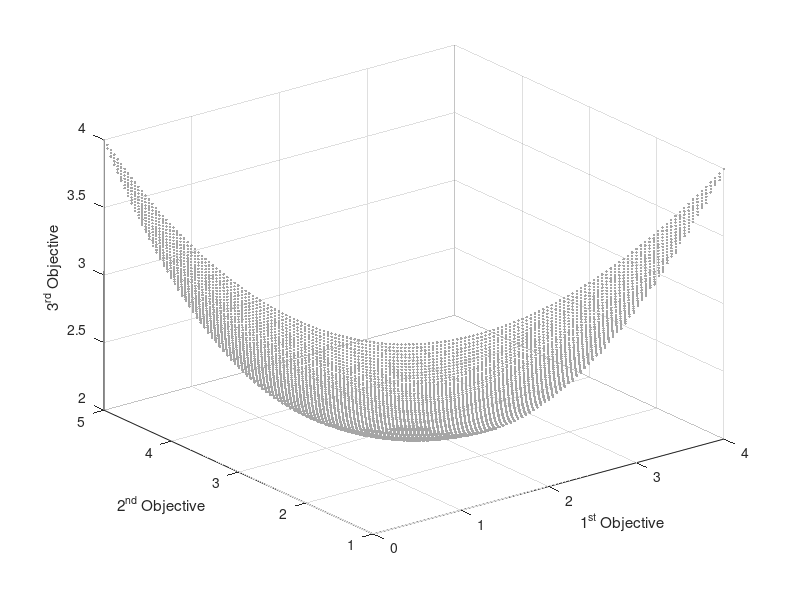

The MATLAB source for this figure:
load('Viennet1.mat');

% scatter3(PF(:, 1), PF(:, 2), PF(:, 3), 'c.');
% scatter3(PF(:, 1), PF(:, 2), PF(:, 3), 'filled');
scatter3(PF(:, 1), PF(:, 2), PF(:, 3),'SeriesIndex',1,'DisplayName','PF',...
    'MarkerEdgeColor',[0.650980392156863 0.650980392156863 0.650980392156863],...
    'MarkerFaceAlpha',0.5,...
    'MarkerFaceColor',[0.650980392156863 0.650980392156863 0.650980392156863],...
    'Marker','.');
xlabel('1^{st} Objective');
ylabel('2^{nd} Objective');
zlabel('3^{rd} Objective');